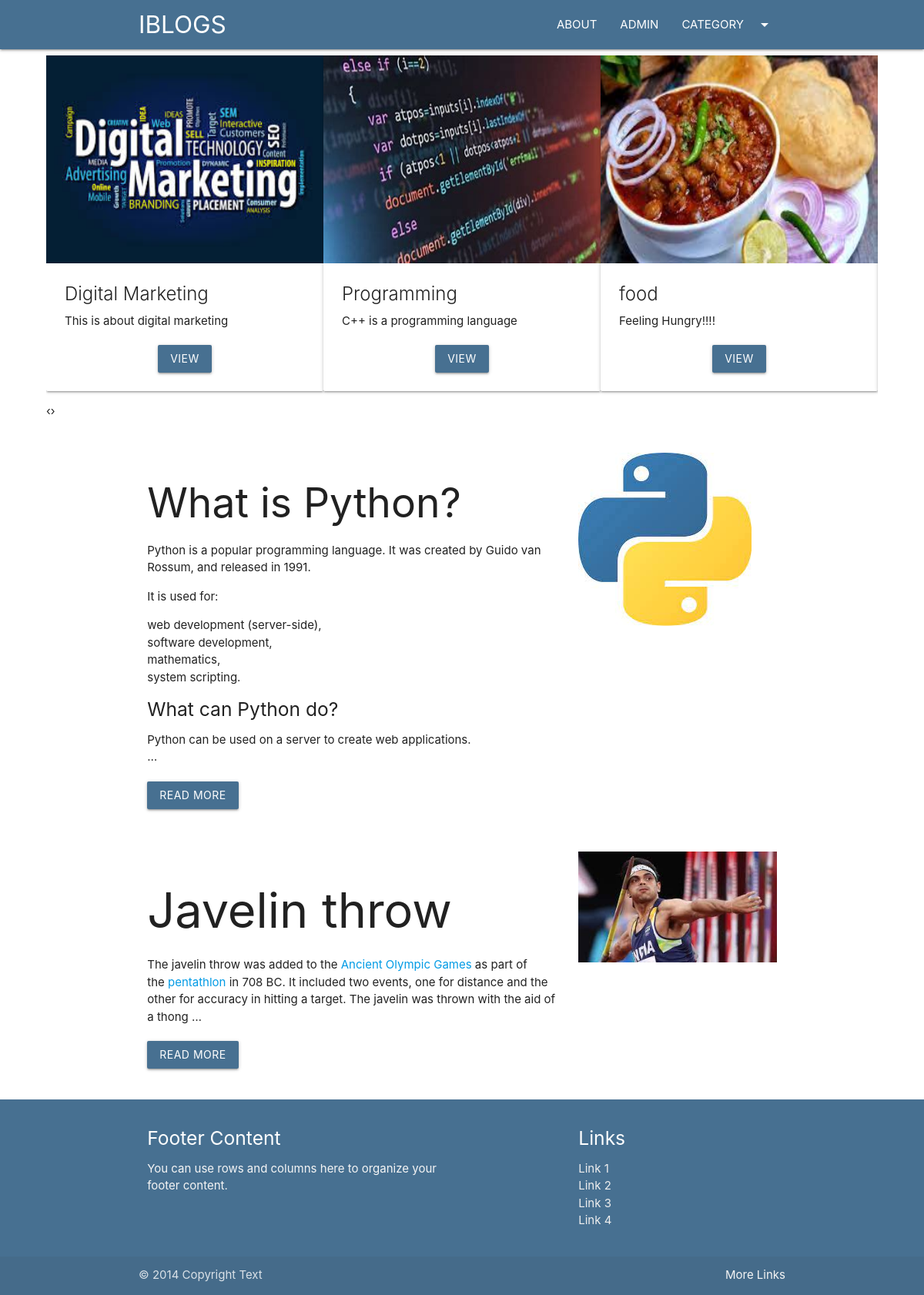
The page / on the database its author committed.
### blog/models.py (models this page shows, shortened)
class Category(models.Model):
    cat_id=models.AutoField(primary_key=True)
    title=models.CharField(max_length=100)
    description=models.TextField()
    url=models.CharField(max_length=100)
    image=models.ImageField(upload_to='category/')
    add_date=models.DateTimeField(auto_now_add=True,null=True)

class Post(models.Model):
    post_id=models.AutoField(primary_key=True)
    title=models.CharField(max_length=100)
    content=HTMLField()
    url=models.CharField(max_length=100)
    cat=models.ForeignKey(Category,on_delete=models.CASCADE)
    image=models.ImageField(upload_to='post/')

### blog/views.py (the view)
# urls.py: 2. Add a URL to urlpatterns:  path('', views.home, name='home')
def home(request):
    posts=Post.objects.all()[0:10]
    cats=Category.objects.all()
    data={
        'posts':posts,
        'cats':cats
    }
    return render(request,'home.html',data)

### template/home.html (shortened to what this page needs)
{%extends 'base.html'%}
{%block content%}
<div class="container-custom">
    <div class="owl-carousel">
        {%for cat in cats%}
        <div class="card item">
            <div class="img-container">
                <img src="/media/{{cat.image}}" style="width: 500px; height: 270px;" class="responsive-img" alt="">
            </div>
            <div class="card-content">
                <div class="card-title">
                    {{cat.title}}
                </div>
                <p class="truncate">{{cat.description}}</p>
                <div class="container center-align mt20">
                    <a href="/category/{{cat.url}}" class="btn bg-primary">View</a>
                </div>
            </div>
        </div>
        {%endfor%}
    </div>
</div>
<div class="container">
    <div class="row">
        <div class="col s12">
            {%for p in posts%}
            <div class="row">
                <div class="col s12 m8 mt20">
                    {{p.content|truncatewords:50|safe}}
                    <div class="mt20">
                        <a href="/blog/{{p.url}}" class="btn bg-primary">Read More</a>
                    </div>
                </div>
                <div class="col s12 m4">
                    <img src="/media/{{p.image}}" class="responsive-img mt20" alt="">
                </div>
            </div>
            {%endfor%}
        </div>
    </div>
</div>
{%endblock%}

### template/base.html (shortened to what this page needs)
<!DOCTYPE html>
<html lang="en">
<head>
     <link rel="stylesheet" href="https://cdnjs.cloudflare.com/ajax/libs/materialize/1.0.0/css/materialize.min.css">
     {%load static%}
     <link rel="stylesheet" href="{% static 'css/style.css' %}">
     <link rel="stylesheet" href="{% static 'css/owl.carousel.min.css'%}">
     <link rel="stylesheet" href="{% static 'css/owl.theme.default.min.css'%}">
</head>
<body>
    {%include 'header.html'%}
    {%block content%}
    {%endblock%}
    {%include 'footer.html'%}
</body>
</html>

### template/header.html (shortened to what this page needs)
  <nav class="bg-primary">
    <div class="container">
        <div class="nav-wrapper">
            <a href="/home" class="brand-logo">IBLOGS</a>
            <ul class="right hide-on-med-and-down">
              <li><a href="/about">ABOUT</a></li>
              <li><a href="/admin">ADMIN</a></li>
              <li><a class="dropdown-trigger" href="#!" data-target="dropdown1">CATEGORY<i class="material-icons right">arrow_drop_down</i></a></li>
            </ul>
          </div>
    </div>
  </nav>

### template/footer.html
<footer class="page-footer bg-primary">
    <div class="container">
      <div class="row">
        <div class="col l6 s12">
          <h5 class="white-text">Footer Content</h5>
          <p class="grey-text text-lighten-4">You can use rows and columns here to organize your footer content.</p>
        </div>
        <div class="col l4 offset-l2 s12">
          <h5 class="white-text">Links</h5>
          <ul>
            <li><a class="grey-text text-lighten-3" href="#!">Link 1</a></li>
            <li><a class="grey-text text-lighten-3" href="#!">Link 2</a></li>
            <li><a class="grey-text text-lighten-3" href="#!">Link 3</a></li>
            <li><a class="grey-text text-lighten-3" href="#!">Link 4</a></li>
          </ul>
        </div>
      </div>
    </div>
    <div class="footer-copyright">
      <div class="container">
      © 2014 Copyright Text
      <a class="grey-text text-lighten-4 right" href="#!">More Links</a>
      </div>
    </div>
  </footer>

### blog/static/css/style.css (style rules this page uses)
.bg-primary { background-color: #477091 !important; }
.mt20 { margin-top: 20px; }
.container-custom { width: 90% !important; margin: auto; }

### rows shown on the page
Category: image (picture), title "Digital Marketing", description "This is about digital marketing"
Category: image (picture), title "Programming", description "C++ is a programming language"
Category: image (picture), title "food", description "Feeling Hungry!!!!"
Post: content "What is Python? Python is a popular programming language. It was created by Guido van Rossum, and released in 1991. It is used for: web development (server-side), software development, mathematics, system scripting. What can Python do? Python can be used on a server to create web applications. …", image (picture)
Post: content "Javelin throw The javelin throw was added to the Ancient Olympic Games as part of the pentathlon in 708 BC. It included two events, one for distance and the other for accuracy in hitting a target. The javelin was thrown with the aid of a thong …", image (picture)
